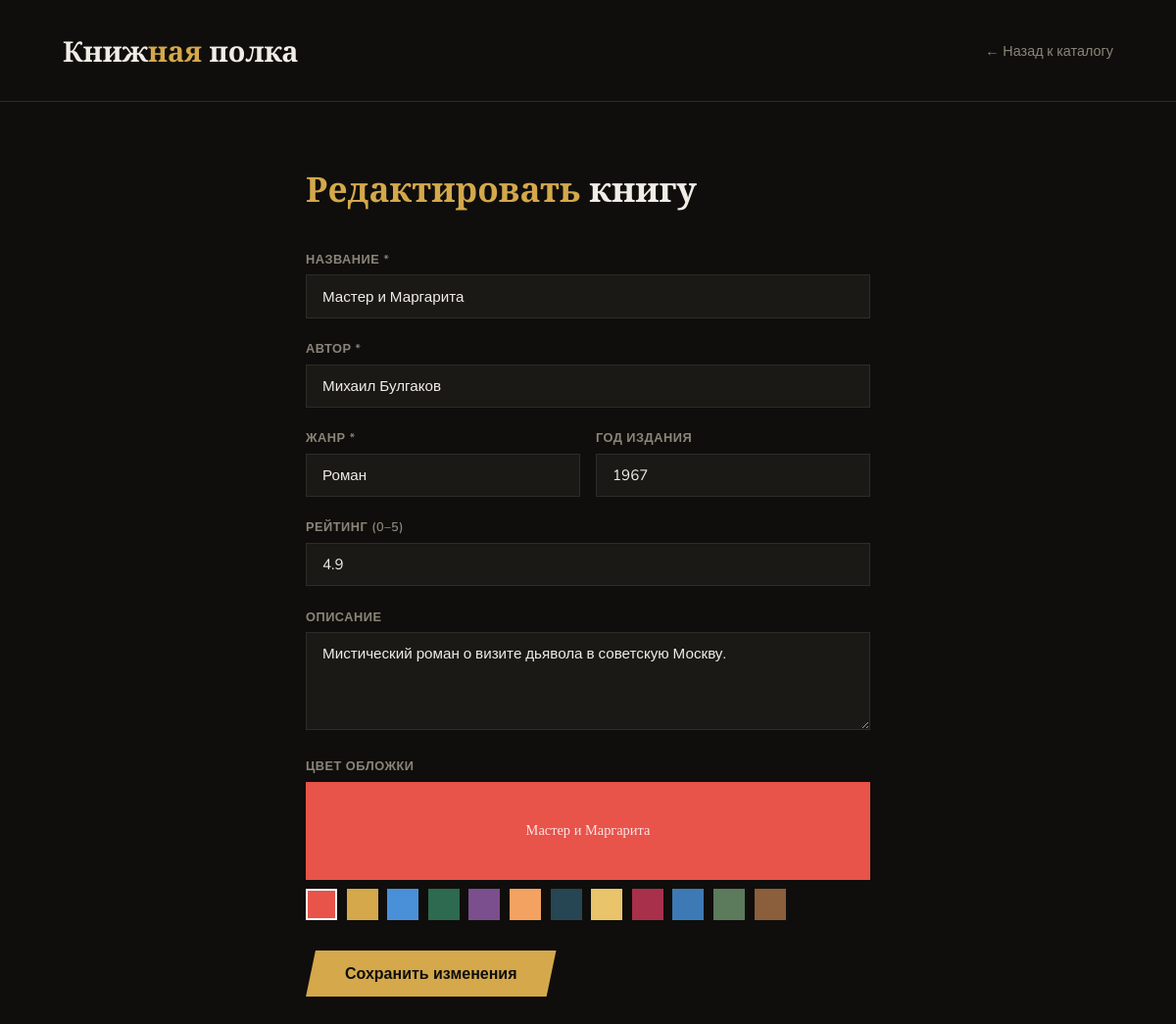
Screenshot of /edit/1 with the database file from the repository.
### tables this page shows
CREATE TABLE books (
            id INTEGER PRIMARY KEY AUTOINCREMENT,
            title TEXT NOT NULL,
            author TEXT NOT NULL,
            genre TEXT NOT NULL,
            year INTEGER,
            rating REAL DEFAULT 0,
            description TEXT,
            cover_color TEXT DEFAULT '#4A90D9'
        );

### app.py (the view, shortened to what this page needs)
@app.route('/edit/<int:id>', methods=['GET', 'POST'])
def edit_book(id):
    conn = get_db()
    book = conn.execute('SELECT * FROM books WHERE id=?', (id,)).fetchone()
    conn.close()
    return render_template('form.html', book=book, action='edit')

### app.py (called while the page is built)
def get_db():
    conn = sqlite3.connect(DB_PATH)
    conn.row_factory = sqlite3.Row
    return conn

### templates/form.html (shortened to what this page needs)
<!DOCTYPE html>
<html lang="ru">
<head>
</head>
<body>
<header>
  <div class="logo">Книж<span>ная</span> полка</div>
  <a href="/" class="back">← Назад к каталогу</a>
</header>
<div class="page">
  <h1>{% if action == 'add' %}<span>Добавить</span> книгу{% else %}<span>Редактировать</span> книгу{% endif %}</h1>
  <form method="post">
    <div class="form-group">
      <label>Название *</label>
      <input type="text" name="title" required value="{{ book.title if book else '' }}" placeholder="Введите название книги">
    </div>
    <div class="form-group">
      <label>Автор *</label>
      <input type="text" name="author" required value="{{ book.author if book else '' }}" placeholder="Имя и фамилия автора">
    </div>
    <div class="row2">
      <div class="form-group">
        <label>Жанр *</label>
        <input type="text" name="genre" required value="{{ book.genre if book else '' }}" placeholder="Роман, Фантастика...">
      </div>
      <div class="form-group">
        <label>Год издания</label>
        <input type="number" name="year" min="1000" max="2099" value="{{ book.year if book else '' }}" placeholder="2024">
      </div>
    </div>
    <div class="form-group">
      <label>Рейтинг (0–5)</label>
      <input type="number" name="rating" min="0" max="5" step="0.1" value="{{ book.rating if book else '' }}" placeholder="4.5">
    </div>
    <div class="form-group">
      <label>Описание</label>
      <textarea name="description" placeholder="Краткое описание книги...">{{ book.description if book else '' }}</textarea>
    </div>
    <div class="form-group">
      <label>Цвет обложки</label>
      <div class="preview-cover" id="coverPreview" style="background: {{ book.cover_color if book else '#4A90D9' }};">
        {{ book.title if book else 'Предпросмотр' }}
      </div>
      <div class="color-row" id="colorSwatches">
        {% set colors = ['#E8534A','#D4A84B','#4A90D9','#2D6A4F','#7B4F8E','#F4A261','#264653','#E9C46A','#A8304A','#3D7AB5','#5C7A5C','#8B5E3C'] %}
        {% for c in colors %}
        <div class="color-swatch {% if (book.cover_color if book else '#4A90D9') == c %}selected{% endif %}"
             style="background:{{ c }}" data-color="{{ c }}" onclick="selectColor(this)"></div>
        {% endfor %}
      </div>
    </div>
    <button type="submit" class="submit-btn">{% if action == 'add' %}Добавить книгу{% else %}Сохранить изменения{% endif %}</button>
  </form>
</div>
</body>
</html>

### templates/form.html (style rules this page uses)
:root { --bg: #0F0E0C; --surface: #1A1916; --border: #2E2C28; --text: #F0EDE6; --muted: #8A8578; --accent: #D4A84B; }
* { margin: 0; padding: 0; box-sizing: border-box; }
body { background: var(--bg); color: var(--text); font-family: 'Nunito', sans-serif; min-height: 100vh; }
header { border-bottom: 1px solid var(--border); padding: 2rem 4rem; display: flex; align-items: center; justify-content: space-between; }
.logo { font-family: 'Playfair Display', serif; font-size: 1.8rem; font-weight: 900; }
.logo span { color: var(--accent); }
.back { color: var(--muted); text-decoration: none; font-size: .9rem; transition: color .2s; }
.page { max-width: 640px; margin: 4rem auto; padding: 0 2rem; }
h1 { font-family: 'Playfair Display', serif; font-size: 2.2rem; font-weight: 900; margin-bottom: 2.5rem; }
h1 span { color: var(--accent); }
.form-group { margin-bottom: 1.4rem; }
label { display: block; font-size: .8rem; font-weight: 600; letter-spacing: .5px; color: var(--muted); text-transform: uppercase; margin-bottom: .4rem; }
input[type=text], input[type=number], select, textarea { width: 100%; background: var(--surface); border: 1px solid var(--border); color: var(--text); padding: .7rem 1rem; font-family: 'Nunito', sans-serif; font-size: .95rem; outline: none; transition: border .2s; }
textarea { resize: vertical; min-height: 100px; }
.color-row { display: flex; gap: .6rem; flex-wrap: wrap; margin-top: .3rem; }
.color-swatch { width: 32px; height: 32px; border: 2px solid transparent; cursor: pointer; transition: transform .15s, border-color .15s; }
.color-swatch.selected { border-color: white; }
.row2 { display: grid; grid-template-columns: 1fr 1fr; gap: 1rem; }
.submit-btn { background: var(--accent); color: #0F0E0C; border: none; padding: .8rem 2.5rem; font-family: 'Nunito', sans-serif; font-weight: 700; font-size: 1rem; cursor: pointer; transition: all .2s; margin-top: .5rem; clip-path: polygon(10px 0%, 100% 0%, calc(100% - 10px) 100%, 0% 100%); }
.preview-cover { height: 100px; margin-bottom: .6rem; display: flex; align-items: center; justify-content: center; transition: background .3s; font-family: 'Playfair Display', serif; font-size: .9rem; color: rgba(255,255,255,.85); text-align: center; padding: 1rem; }

### rows the page displays
books: title "Мастер и Маргарита", author "Михаил Булгаков", genre "Роман", year "1967", rating "4.9", description "Мистический роман о визите дьявола в советскую Москву.", cover_color "#E8534A" (drawn)
